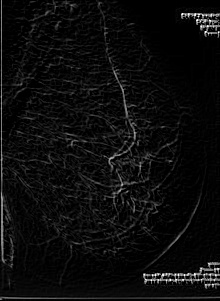
#> input picture FiltroPrewitt/resultado_prewitt.jpg, 220 x 301 px
$ python binarizacion.py
#> lines starting #> are read from the running program, lines starting #| are printed output that depends on the picture
import cv2

# Carga la imagen en escala de grises
imagen = cv2.imread('resultado_prewitt.jpg', cv2.IMREAD_GRAYSCALE)
#> imagen is the input picture: shape (301, 220); min 0, max 255, mean 12.4

# Especifica un umbral (threshold)
umbral = 20

# Aplica la binarización
_, imagen_binaria = cv2.threshold(imagen, umbral, 255, cv2.THRESH_BINARY)
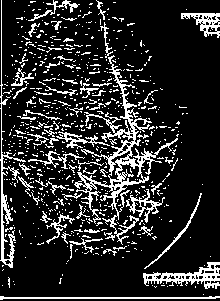
#> imagen_binaria: shape (301, 220); 16.6% white in thin lines or dots

# Guarda la imagen binaria
cv2.imwrite('imagen_binaria.jpg', imagen_binaria)

# Muestra la imagen binaria
cv2.imshow('Imagen Binarizada', imagen_binaria)
cv2.waitKey(0)
cv2.destroyAllWindows()
